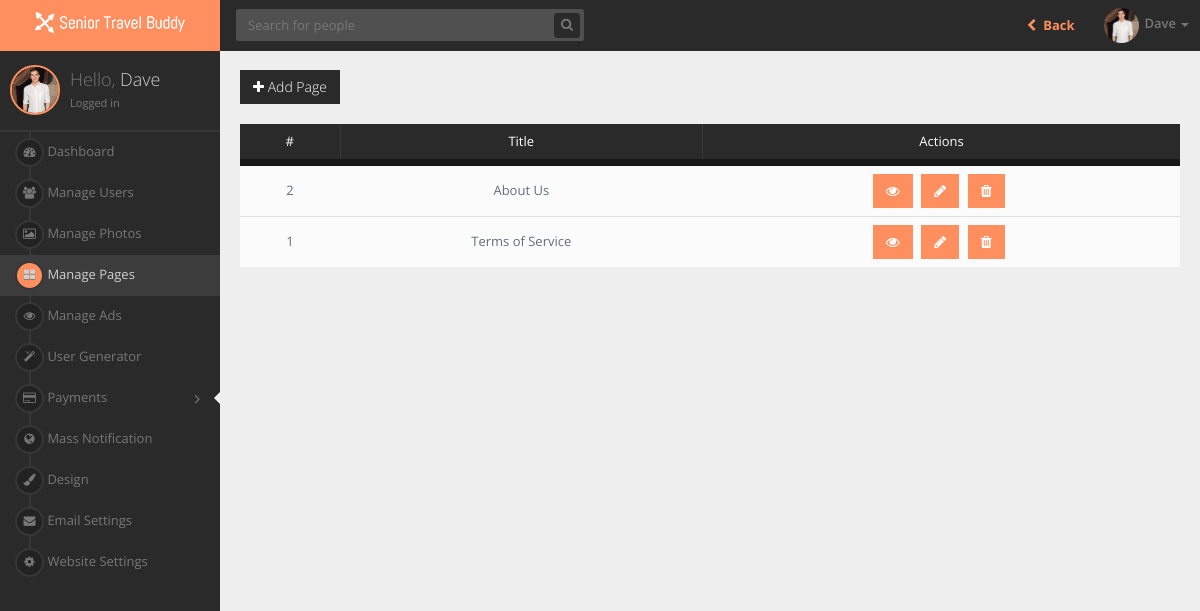
The app's page /admin/pages.php (signed in) with its own data.
### tables this page shows
CREATE TABLE `users` (
  `id` int(11) NOT NULL AUTO_INCREMENT,
  `full_name` varchar(150) DEFAULT NULL,
  `email` varchar(100) DEFAULT NULL,
  `password` varchar(123) DEFAULT NULL,
  `country` varchar(199) DEFAULT NULL,
  `city` varchar(100) DEFAULT NULL,
  `credits` int(11) DEFAULT NULL,
  `latitude` varchar(50) DEFAULT NULL,
  `longitude` varchar(50) DEFAULT NULL,
  `age` int(11) DEFAULT NULL,
  `bio` text,
  `gender` varchar(20) DEFAULT NULL,
  `sexual_interest` int(11) DEFAULT NULL,
  `instagram_username` varchar(50) DEFAULT '',
  `profile_picture` varchar(200) DEFAULT NULL,
  `ip` varchar(50) DEFAULT NULL,
  `registered` int(11) DEFAULT '0',
  `last_login` int(11) DEFAULT '0',
  `last_active` int(11) DEFAULT '0',
  `updated_preferences` int(11) DEFAULT '0',
  `updated_name` int(11) DEFAULT '0',
  `is_admin` int(11) DEFAULT '0',
  `is_incognito` int(11) DEFAULT '0',
  `is_verified` int(11) DEFAULT '0',
  `has_disabled_ads` int(11) DEFAULT '0',
  `is_increased_exposure` int(11) DEFAULT '0',
  `language` varchar(100) DEFAULT NULL,
  `interests` text,
  `uploaded_photos` int(11) DEFAULT '0',
  `is_vip` int(20) DEFAULT '0',
  `vip_expiration` int(20) DEFAULT '0',
  `ghost_mode_start` int(20) DEFAULT '0',
  `verified_badge_start` int(20) DEFAULT '0',
  `spotlight_start` int(20) DEFAULT '0',
  `disable_ads_start` int(20) DEFAULT '0',
  `ghost_mode_expiration` int(20) DEFAULT '0',
  `verified_badge_expiration` int(20) DEFAULT '0',
  `spotlight_expiration` int(20) DEFAULT '0',
  `disable_ads_expiration` int(20) DEFAULT '0',
  `height` text,
  `weight` int(11) DEFAULT '0',
  `last_encounter` int(11) DEFAULT '0',
  `marital_status` varchar(10) NOT NULL,
  `has_traveled` varchar(10) NOT NULL,
  `where_traveled` varchar(300) NOT NULL,
  `preferred_destination` varchar(300) NOT NULL,
  `cruising_or_touring` varchar(10) NOT NULL,
  `state_of_health` varchar(10) NOT NULL,
  `active_or_slow_travel` varchar(10) NOT NULL,
  `distance_to_travel` varchar(6) NOT NULL,
  `spontaneous_or_itinerary` varchar(20) NOT NULL,
  `smoker` varchar(10) NOT NULL,
  `accommodation_type` varchar(10) NOT NULL,
  `budget` varchar(10) NOT NULL,
  `luggage_type` varchar(30) NOT NULL,
  `foodie` varchar(10) NOT NULL,
  `alcohol` varchar(10) NOT NULL,
  `rating_lounge_poolside_beach` varchar(30) NOT NULL,
  `rating_explore` varchar(20) NOT NULL,
  `rating_shopping` varchar(30) NOT NULL,
  `rating_casino` varchar(20) NOT NULL,
  `rating_tours` varchar(30) NOT NULL,
  `rating_food` varchar(30) NOT NULL,
  `rating_spa` varchar(30) NOT NULL,
  `rating_sports` varchar(30) NOT NULL,
  `rating_concerts` varchar(30) NOT NULL,
  `group_or_independent` varchar(30) NOT NULL,
  `small_or_mega_ship_cruising` varchar(30) NOT NULL,
  `active_or_sedentary` varchar(30) NOT NULL,
  `primary_language` varchar(30) NOT NULL,
  PRIMARY KEY (`id`)
);

CREATE TABLE `pages` (
  `id` int(11) NOT NULL AUTO_INCREMENT,
  `page_title` text NOT NULL,
  `content` longtext NOT NULL,
  PRIMARY KEY (`id`)
);

### admin/pages.php (called while the page is built, shortened)
<?php
require('../core/config.php');
require('../core/system.php');
$system = new System;
$system->domain = $domain;
$system->db = $db;
$menu['pages'] = 'active';
$user = $system->getUserInfo($_SESSION['user_id']);
$pages = $db->query("SELECT * FROM pages ORDER BY id DESC");
require('../inc/admin/top.php');
require('../layout/admin/pages.php');
require('../inc/admin/bottom.php');

### core/config.php (called while the page is built, shortened)
<?php
	$domain = 'http://localhost';

### core/system.php (called while the page is built, shortened)
<?php
class System {
	public $domain;
	public $db;
	public function getDomain() {
		return $this->domain;
	}
	public function getProfilePicture($user) {
		if(filter_var($user->profile_picture,FILTER_VALIDATE_URL)) {
			return $user->profile_picture;
		} else {
			return $this->domain.'/uploads/'.$user->profile_picture;
		}
	}
	public function getUserInfo($id) {
		$user = $this->db->query("SELECT * FROM users WHERE id='".$id."'");
		$user = $user->fetch_object();
		return $user;
	}
	public function getFirstName($full_name) {
		$full_name = explode(' ',$full_name);
		return $full_name[0];
	}
}

### layout/admin/pages.php (the view)
<section id="page-content">
    <div class="body-content animated fadeIn">
        <div class="row">
            <div class="col-lg-12">
                <a href="add-page.php" class="btn btn-inverse pull-left mb-20"> <i class="fa fa-plus"></i> Add Page </a>
                <?php if($pages->num_rows >= 1) { ?>
                <table class="table table-responsive table-inverse">
                 <thead>
                    <th style="text-align:center;"> # </th>
                    <th style="text-align:center;"> Title </th>
                    <th style="text-align:center;"> Actions </th>
                </thead>
                <tbody>
                    <?php while($page = $pages->fetch_object()) { ?>
                    <tr>
                        <td style="vertical-align:middle;width:100px;text-align:center;"> <?=$page->id?> </td>
                        <td style="vertical-align:middle;text-align:center;"> <?=$page->page_title?> </td>
                        <td style="vertical-align:middle;text-align:center;">
                            <a href="<?=$system->getDomain()?>/page/<?=$page->id?>" class="btn btn-theme"> <i class="fa fa-eye" style="color:#fff;"></i> </a>
                            <a href="edit-page.php?id=<?=$page->id?>" class="btn btn-theme"> <i class="fa fa-pencil" style="color:#fff;"></i> </a>
                            <a href="?delete=true&delid=<?=$page->id?>" class="btn btn-theme"> <i class="fa fa-trash" style="color:#fff;"></i> </a>
                        </td>
                    </tr>
                    <? } ?>
                </tbody>
            </table>
            <? } ?>
        </div>
    </div>
</div>
</section>

### inc/admin/top.php (shortened to what this page needs)
<!DOCTYPE html>
 <html lang="en">
<head> <meta name="robots" content="noindex">
<link href="<?=$system->getDomain()?>/assets/admin/css/bootstrap.min.css" rel="stylesheet">
<link href="https://maxcdn.bootstrapcdn.com/font-awesome/4.2.0/css/font-awesome.min.css" rel="stylesheet">
<link href="<?=$system->getDomain()?>/assets/admin/css/animate.min.css" rel="stylesheet">
<link href="<?=$system->getDomain()?>/assets/admin/css/jquery.gritter/css/jquery.gritter.css" rel="stylesheet">
<link href="<?=$system->getDomain()?>/assets/admin/css/reset.css" rel="stylesheet">
<link href="<?=$system->getDomain()?>/assets/admin/css/layout.css" rel="stylesheet">
<link href="<?=$system->getDomain()?>/assets/admin/css/components.css" rel="stylesheet">
<link href="<?=$system->getDomain()?>/assets/admin/css/plugins.css" rel="stylesheet">
<link href="<?=$system->getDomain()?>/assets/admin/css/misc.css" rel="stylesheet">
<link href="<?=$system->getDomain()?>/assets/admin/css/chosen.min.css" rel="stylesheet">
</head>
<body>
<section id="wrapper">
<header id="header">
<div class="header-left">
<div class="navbar-header">
<a class="navbar-brand" href="dashboard.php">
<img class="logo" src="<?=$system->getDomain()?>/img/logo-small.png">
</a>
</div>
</div>
<div class="header-right">
<div class="navbar navbar-toolbar navbar-dark">
<ul class="nav navbar-nav navbar-left">
<li class="navbar-search">
<form action="<?=$system->getDomain()?>/admin/users.php" method="POST" class="navbar-form">
<div class="form-group has-feedback">
<input type="text" name="query" class="form-control typeahead rounded" placeholder="Search for people" value="<?=$query?>">
<button type="submit" name="search" class="btn btn-theme fa fa-search form-control-feedback rounded"></button>
</div>
</form>
</li>
</ul>
<ul class="nav navbar-nav navbar-right">
<li>
<a href="<?=$system->getDomain()?>/people" style="background:none;"> <b> <i class="fa fa-fw fa-chevron-left"></i> Back </b> </a>
</li>
<li class="dropdown navbar-profile">
<a href="#" class="dropdown-toggle" data-toggle="dropdown">
<span class="meta">
<span class="avatar"><img src="<?=$system->getProfilePicture($user)?>" class="img-circle" style="width:35px;height:35px;"></span>
<span class="text hidden-xs hidden-sm text-muted"><?=$system->getFirstName($user->full_name)?></span>
<span class="caret"></span>
</span>
</a>
</li>
</ul>
</div>
</div>
</header>
<aside id="sidebar-left" class="sidebar-circle sidebar-dark">
<div class="sidebar-content">
<div class="media">
<a class="pull-left has-notif avatar" href="<?=$system->getDomain()?>/user/<?=$user->id?>">
<img src="<?=$system->getProfilePicture($user)?>" style="width:50px;height:50px;">
</a>
<div class="media-body">
<h4 class="media-heading">Hello, <span><?=$system->getFirstName($user->full_name)?></span></h4>
<small>Logged in</small>
</div>
</div>
</div>
<ul class="sidebar-menu">
<li class="<?=$menu['dashboard']?>">
<a href="<?=$system->getDomain()?>/admin/dashboard.php">
<span class="icon"><i class="fa fa-dashboard"></i></span>
<span class="text">Dashboard</span>
</a>
</li>
<li class="<?=$menu['users']?>">
<a href="<?=$system->getDomain()?>/admin/users.php">
<span class="icon"><i class="fa fa-users"></i></span>
<span class="text">Manage Users</span>
</a>
</li>
<li class="<?=$menu['photos']?>">
<a href="<?=$system->getDomain()?>/admin/photos.php">
<span class="icon"><i class="fa fa-image"></i></span>
<span class="text">Manage Photos</span>
</a>
</li>
<li class="<?=$menu['pages']?>">
<a href="<?=$system->getDomain()?>/admin/pages.php">
<span class="icon"><i class="fa fa-th-large"></i></span>
<span class="text">Manage Pages</span>
</a>
</li>
<li class="<?=$menu['ads']?>">
<a href="<?=$system->getDomain()?>/admin/ads.php">
<span class="icon"><i class="fa fa-eye"></i></span>
<span class="text">Manage Ads</span>
</a>
</li>
<li class="<?=$menu['user_generator']?>">
<a href="<?=$system->getDomain()?>/admin/user_generator.php">
<span class="icon"><i class="fa fa-magic"></i></span>
<span class="text">User Generator</span>
</a>
</li>
<li class="submenu <?=$menu['payments']?>">
<a href="javascript:void(0);">
<span class="icon"><i class="fa fa-credit-card"></i></span>
<span class="text">Payments</span>
<span class="arrow fa-angle-double-right"></span>
<span class="selected"></span>
</a>
</li>
<li class="<?=$menu['mass_notification']?>">
<a href="<?=$system->getDomain()?>/admin/mass_notification.php">
<span class="icon"><i class="fa fa-globe"></i></span>
<span class="text">Mass Notification</span>
</a>
</li>
<li class="<?=$menu['layout']?>">
<a href="<?=$system->getDomain()?>/admin/design.php">
<span class="icon"><i class="fa fa-paint-brush"></i></span>
<span class="text">Design</span>
</a>
</li>
<li class="<?=$menu['email_settings']?>">
<a href="<?=$system->getDomain()?>/admin/email_settings.php">
<span class="icon"><i class="fa fa-envelope"></i></span>
<span class="text">Email Settings</span>
</a>
</li>
<li class="<?=$menu['settings']?>">
<a href="<?=$system->getDomain()?>/admin/settings.php">
<span class="icon"><i class="fa fa-cog"></i></span>
<span class="text">Website Settings</span>
</a>
</li>
</ul>
</aside>

### assets/admin/css/misc.css (style rules this page uses)
#header .navbar-header { background-color:#FF8F5E; }
#sidebar-left.sidebar-box .sidebar-content img, #sidebar-left.sidebar-rounded .sidebar-content img, #sidebar-left.sidebar-circle .sidebar-content img { border: 2px solid #FF8F5E; }
#sidebar-left.sidebar-box .sidebar-menu > li.active > a > .icon i, #sidebar-left.sidebar-rounded .sidebar-menu > li.active > a > .icon i, #sidebar-left.sidebar-circle .sidebar-menu > li.active > a > .icon i { background-color:#FF8F5E; }
a { color: #FF8F5E; }
.btn-theme { background-color:#FF8F5E; border-color: #FF8F5E; color: white; }

### records on screen
users: profile_picture (picture), full_name "Dave"
pages: id "2", page_title "About Us"
pages: id "1", page_title "Terms of Service"
